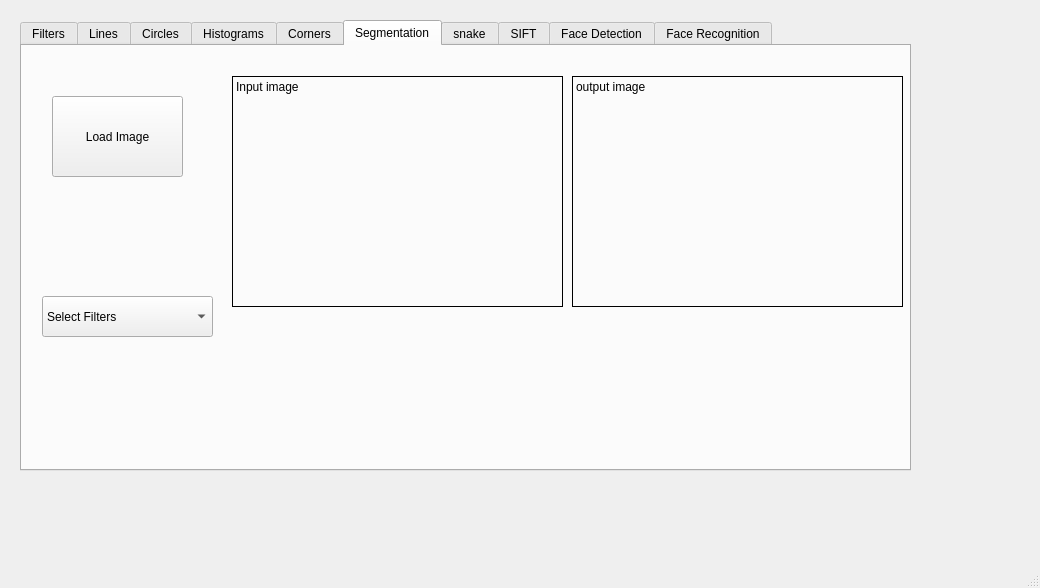
<?xml version="1.0" encoding="UTF-8"?>
<ui version="4.0">
 <class>MainWindow</class>
 <widget class="QMainWindow" name="MainWindow">
  <property name="geometry">
   <rect>
    <x>0</x>
    <y>0</y>
    <width>1040</width>
    <height>588</height>
   </rect>
  </property>
  <property name="windowTitle">
   <string>MainWindow</string>
  </property>
  <widget class="QWidget" name="centralwidget">
   <widget class="QWidget" name="gridLayoutWidget">
    <property name="geometry">
     <rect>
      <x>20</x>
      <y>20</y>
      <width>891</width>
      <height>451</height>
     </rect>
    </property>
    <layout class="QGridLayout" name="gridLayout">
     <item row="0" column="0">
      <widget class="QTabWidget" name="tabWidget">
       <property name="enabled">
        <bool>true</bool>
       </property>
       <property name="currentIndex">
        <number>5</number>
       </property>
       <widget class="QWidget" name="tab_filters">
        <attribute name="title">
         <string>Filters</string>
        </attribute>
        <widget class="QLabel" name="label_filters_input">
         <property name="geometry">
          <rect>
           <x>210</x>
           <y>30</y>
           <width>331</width>
           <height>231</height>
          </rect>
         </property>
         <property name="frameShape">
          <enum>QFrame::Box</enum>
         </property>
         <property name="text">
          <string>Input image</string>
         </property>
         <property name="alignment">
          <set>Qt::AlignLeading|Qt::AlignLeft|Qt::AlignTop</set>
         </property>
        </widget>
        <widget class="QLabel" name="label_filters_output">
         <property name="geometry">
          <rect>
           <x>550</x>
           <y>30</y>
           <width>331</width>
           <height>231</height>
          </rect>
         </property>
         <property name="frameShape">
          <enum>QFrame::Box</enum>
         </property>
         <property name="text">
          <string>Output image</string>
         </property>
         <property name="textFormat">
          <enum>Qt::PlainText</enum>
         </property>
         <property name="alignment">
          <set>Qt::AlignLeading|Qt::AlignLeft|Qt::AlignTop</set>
         </property>
        </widget>
        <widget class="QPushButton" name="pushButton_filters_load">
         <property name="geometry">
          <rect>
           <x>40</x>
           <y>110</y>
           <width>91</width>
           <height>51</height>
          </rect>
         </property>
         <property name="text">
          <string>Select Image</string>
         </property>
        </widget>
        <widget class="QLabel" name="label">
         <property name="geometry">
          <rect>
           <x>20</x>
           <y>190</y>
           <width>71</width>
           <height>21</height>
          </rect>
         </property>
         <property name="text">
          <string>Name:</string>
         </property>
        </widget>
        <widget class="QLabel" name="label_2">
         <property name="geometry">
          <rect>
           <x>20</x>
           <y>230</y>
           <width>71</width>
           <height>21</height>
          </rect>
         </property>
         <property name="text">
          <string>Size:</string>
         </property>
        </widget>
        <widget class="QGroupBox" name="groupBox">
         <property name="geometry">
          <rect>
           <x>30</x>
           <y>280</y>
           <width>751</width>
           <height>111</height>
          </rect>
         </property>
         <property name="title">
          <string>Filter Setting</string>
         </property>
         <widget class="QWidget" name="horizontalLayoutWidget">
          <property name="geometry">
           <rect>
            <x>20</x>
            <y>40</y>
            <width>311</width>
            <height>41</height>
           </rect>
          </property>
          <layout class="QHBoxLayout" name="horizontalLayout">
           <item>
            <widget class="QLabel" name="label_3">
             <property name="text">
              <string>Select Filter</string>
             </property>
            </widget>
           </item>
           <item>
            <widget class="QComboBox" name="comboBox">
             <property name="editable">
              <bool>true</bool>
             </property>
             <property name="currentText">
              <string>SELECT FILTER</string>
             </property>
             <item>
              <property name="text">
               <string>SELECT FILTER</string>
              </property>
             </item>
             <item>
              <property name="text">
               <string>PREWITT</string>
              </property>
             </item>
             <item>
              <property name="text">
               <string>SOBEL</string>
              </property>
             </item>
             <item>
              <property name="text">
               <string>LAPLACIAN</string>
              </property>
             </item>
             <item>
              <property name="text">
               <string>LOG</string>
              </property>
             </item>
             <item>
              <property name="text">
               <string>DOG</string>
              </property>
             </item>
             <item>
              <property name="text">
               <string>BOX</string>
              </property>
             </item>
             <item>
              <property name="text">
               <string>GAUSSIAAN</string>
              </property>
             </item>
             <item>
              <property name="text">
               <string>MEDIAN</string>
              </property>
             </item>
             <item>
              <property name="text">
               <string>SHARPENING</string>
              </property>
             </item>
             <item>
              <property name="text">
               <string>FT</string>
              </property>
             </item>
             <item>
              <property name="text">
               <string>ShiftedFT</string>
              </property>
             </item>
             <item>
              <property name="text">
               <string>No log ShiftedFT</string>
              </property>
             </item>
             <item>
              <property name="text">
               <string>LPF</string>
              </property>
             </item>
             <item>
              <property name="text">
               <string>HPF</string>
              </property>
             </item>
            </widget>
           </item>
          </layout>
         </widget>
         <widget class="QGroupBox" name="groupBox_2">
          <property name="geometry">
           <rect>
            <x>380</x>
            <y>30</y>
            <width>311</width>
            <height>71</height>
           </rect>
          </property>
          <property name="title">
           <string>Additional Parameters</string>
          </property>
         </widget>
        </widget>
        <widget class="QPushButton" name="Load_frequency_domain">
         <property name="geometry">
          <rect>
           <x>40</x>
           <y>30</y>
           <width>91</width>
           <height>61</height>
          </rect>
         </property>
         <property name="text">
          <string>Load image FT</string>
         </property>
        </widget>
       </widget>
       <widget class="QWidget" name="tab_lines">
        <attribute name="title">
         <string>Lines</string>
        </attribute>
        <widget class="QLabel" name="label_lines_input">
         <property name="geometry">
          <rect>
           <x>150</x>
           <y>30</y>
           <width>241</width>
           <height>171</height>
          </rect>
         </property>
         <property name="frameShape">
          <enum>QFrame::Box</enum>
         </property>
         <property name="text">
          <string>Input image</string>
         </property>
         <property name="alignment">
          <set>Qt::AlignLeading|Qt::AlignLeft|Qt::AlignTop</set>
         </property>
        </widget>
        <widget class="QLabel" name="label_4">
         <property name="geometry">
          <rect>
           <x>20</x>
           <y>310</y>
           <width>71</width>
           <height>21</height>
          </rect>
         </property>
         <property name="text">
          <string>Name:</string>
         </property>
        </widget>
        <widget class="QLabel" name="label_5">
         <property name="geometry">
          <rect>
           <x>30</x>
           <y>350</y>
           <width>71</width>
           <height>21</height>
          </rect>
         </property>
         <property name="text">
          <string>Size:</string>
         </property>
        </widget>
        <widget class="QPushButton" name="pushButton_lines_load">
         <property name="geometry">
          <rect>
           <x>10</x>
           <y>130</y>
           <width>121</width>
           <height>81</height>
          </rect>
         </property>
         <property name="text">
          <string>Load Image</string>
         </property>
        </widget>
        <widget class="QLabel" name="label_lines_hough">
         <property name="geometry">
          <rect>
           <x>150</x>
           <y>210</y>
           <width>561</width>
           <height>191</height>
          </rect>
         </property>
         <property name="frameShape">
          <enum>QFrame::Box</enum>
         </property>
         <property name="text">
          <string>Hough Space</string>
         </property>
         <property name="textFormat">
          <enum>Qt::PlainText</enum>
         </property>
         <property name="alignment">
          <set>Qt::AlignLeading|Qt::AlignLeft|Qt::AlignTop</set>
         </property>
        </widget>
        <widget class="QLabel" name="label_lines_input_2">
         <property name="geometry">
          <rect>
           <x>450</x>
           <y>30</y>
           <width>261</width>
           <height>171</height>
          </rect>
         </property>
         <property name="frameShape">
          <enum>QFrame::Box</enum>
         </property>
         <property name="text">
          <string>Image with significant lines</string>
         </property>
         <property name="alignment">
          <set>Qt::AlignLeading|Qt::AlignLeft|Qt::AlignTop</set>
         </property>
        </widget>
        <widget class="QPushButton" name="Convert">
         <property name="geometry">
          <rect>
           <x>20</x>
           <y>40</y>
           <width>93</width>
           <height>28</height>
          </rect>
         </property>
         <property name="text">
          <string>Convert To Gray</string>
         </property>
        </widget>
       </widget>
       <widget class="QWidget" name="tab_circles">
        <property name="enabled">
         <bool>true</bool>
        </property>
        <attribute name="title">
         <string>Circles</string>
        </attribute>
        <widget class="QPushButton" name="pushButton_circles_load">
         <property name="geometry">
          <rect>
           <x>50</x>
           <y>30</y>
           <width>121</width>
           <height>81</height>
          </rect>
         </property>
         <property name="text">
          <string>Load Image</string>
         </property>
        </widget>
        <widget class="QLabel" name="label_circles_input">
         <property name="geometry">
          <rect>
           <x>180</x>
           <y>30</y>
           <width>241</width>
           <height>171</height>
          </rect>
         </property>
         <property name="frameShape">
          <enum>QFrame::Box</enum>
         </property>
         <property name="text">
          <string>Input image</string>
         </property>
         <property name="alignment">
          <set>Qt::AlignLeading|Qt::AlignLeft|Qt::AlignTop</set>
         </property>
        </widget>
        <widget class="QLabel" name="label_circles_hough">
         <property name="geometry">
          <rect>
           <x>180</x>
           <y>210</y>
           <width>561</width>
           <height>191</height>
          </rect>
         </property>
         <property name="frameShape">
          <enum>QFrame::Box</enum>
         </property>
         <property name="text">
          <string>Hough Space</string>
         </property>
         <property name="textFormat">
          <enum>Qt::PlainText</enum>
         </property>
         <property name="alignment">
          <set>Qt::AlignLeading|Qt::AlignLeft|Qt::AlignTop</set>
         </property>
        </widget>
        <widget class="QLabel" name="label_6">
         <property name="geometry">
          <rect>
           <x>60</x>
           <y>140</y>
           <width>71</width>
           <height>21</height>
          </rect>
         </property>
         <property name="text">
          <string>Name:</string>
         </property>
        </widget>
        <widget class="QLabel" name="label_7">
         <property name="geometry">
          <rect>
           <x>60</x>
           <y>170</y>
           <width>71</width>
           <height>21</height>
          </rect>
         </property>
         <property name="text">
          <string>Size:</string>
         </property>
        </widget>
        <widget class="QLabel" name="label_circles_output">
         <property name="geometry">
          <rect>
           <x>480</x>
           <y>30</y>
           <width>261</width>
           <height>171</height>
          </rect>
         </property>
         <property name="frameShape">
          <enum>QFrame::Box</enum>
         </property>
         <property name="text">
          <string>Image with significant lines</string>
         </property>
         <property name="alignment">
          <set>Qt::AlignLeading|Qt::AlignLeft|Qt::AlignTop</set>
         </property>
        </widget>
       </widget>
       <widget class="QWidget" name="tab_histograms">
        <attribute name="title">
         <string>Histograms</string>
        </attribute>
        <widget class="QLabel" name="label_histograms_houtput">
         <property name="geometry">
          <rect>
           <x>520</x>
           <y>200</y>
           <width>261</width>
           <height>191</height>
          </rect>
         </property>
         <property name="frameShape">
          <enum>QFrame::Box</enum>
         </property>
         <property name="text">
          <string>Output Histogram</string>
         </property>
         <property name="textFormat">
          <enum>Qt::PlainText</enum>
         </property>
         <property name="alignment">
          <set>Qt::AlignLeading|Qt::AlignLeft|Qt::AlignTop</set>
         </property>
        </widget>
        <widget class="QPushButton" name="pushButton_histograms_load">
         <property name="geometry">
          <rect>
           <x>40</x>
           <y>20</y>
           <width>121</width>
           <height>81</height>
          </rect>
         </property>
         <property name="text">
          <string>Load image</string>
         </property>
        </widget>
        <widget class="QLabel" name="label_histograms_input">
         <property name="geometry">
          <rect>
           <x>270</x>
           <y>20</y>
           <width>241</width>
           <height>171</height>
          </rect>
         </property>
         <property name="frameShape">
          <enum>QFrame::Box</enum>
         </property>
         <property name="text">
          <string>Input image</string>
         </property>
         <property name="alignment">
          <set>Qt::AlignLeading|Qt::AlignLeft|Qt::AlignTop</set>
         </property>
        </widget>
        <widget class="QLabel" name="label_histograms_output">
         <property name="geometry">
          <rect>
           <x>520</x>
           <y>20</y>
           <width>261</width>
           <height>171</height>
          </rect>
         </property>
         <property name="frameShape">
          <enum>QFrame::Box</enum>
         </property>
         <property name="text">
          <string>Output image</string>
         </property>
         <property name="alignment">
          <set>Qt::AlignLeading|Qt::AlignLeft|Qt::AlignTop</set>
         </property>
        </widget>
        <widget class="QLabel" name="label_10">
         <property name="geometry">
          <rect>
           <x>50</x>
           <y>160</y>
           <width>71</width>
           <height>21</height>
          </rect>
         </property>
         <property name="text">
          <string>Size:</string>
         </property>
        </widget>
        <widget class="QLabel" name="label_11">
         <property name="geometry">
          <rect>
           <x>10</x>
           <y>100</y>
           <width>231</width>
           <height>41</height>
          </rect>
         </property>
         <property name="font">
          <font>
           <pointsize>10</pointsize>
           <weight>75</weight>
           <bold>true</bold>
          </font>
         </property>
         <property name="lineWidth">
          <number>5</number>
         </property>
         <property name="text">
          <string>Use gray scale image:ex. Kiri image </string>
         </property>
        </widget>
        <widget class="QLabel" name="label_histograms_hinput">
         <property name="geometry">
          <rect>
           <x>270</x>
           <y>200</y>
           <width>241</width>
           <height>191</height>
          </rect>
         </property>
         <property name="frameShape">
          <enum>QFrame::Box</enum>
         </property>
         <property name="text">
          <string>Input Histogram</string>
         </property>
         <property name="textFormat">
          <enum>Qt::PlainText</enum>
         </property>
         <property name="alignment">
          <set>Qt::AlignLeading|Qt::AlignLeft|Qt::AlignTop</set>
         </property>
        </widget>
        <widget class="QRadioButton" name="radioButton">
         <property name="geometry">
          <rect>
           <x>20</x>
           <y>220</y>
           <width>112</width>
           <height>23</height>
          </rect>
         </property>
         <property name="text">
          <string>Equalization</string>
         </property>
        </widget>
        <widget class="QRadioButton" name="radioButton_2">
         <property name="geometry">
          <rect>
           <x>130</x>
           <y>220</y>
           <width>112</width>
           <height>23</height>
          </rect>
         </property>
         <property name="text">
          <string>Matching</string>
         </property>
        </widget>
        <widget class="QPushButton" name="pushButton_histograms_load_target">
         <property name="geometry">
          <rect>
           <x>30</x>
           <y>280</y>
           <width>161</width>
           <height>71</height>
          </rect>
         </property>
         <property name="text">
          <string>Load target image</string>
         </property>
        </widget>
       </widget>
       <widget class="QWidget" name="tab_corners">
        <attribute name="title">
         <string>Corners</string>
        </attribute>
        <widget class="QPushButton" name="pushButton_corners_load">
         <property name="geometry">
          <rect>
           <x>30</x>
           <y>30</y>
           <width>121</width>
           <height>81</height>
          </rect>
         </property>
         <property name="text">
          <string>Load Image</string>
         </property>
        </widget>
        <widget class="QLabel" name="label_corners_input">
         <property name="geometry">
          <rect>
           <x>260</x>
           <y>30</y>
           <width>241</width>
           <height>171</height>
          </rect>
         </property>
         <property name="frameShape">
          <enum>QFrame::Box</enum>
         </property>
         <property name="text">
          <string>Image with significant lines</string>
         </property>
         <property name="alignment">
          <set>Qt::AlignLeading|Qt::AlignLeft|Qt::AlignTop</set>
         </property>
        </widget>
        <widget class="QLabel" name="label_corners_edge">
         <property name="geometry">
          <rect>
           <x>260</x>
           <y>210</y>
           <width>241</width>
           <height>191</height>
          </rect>
         </property>
         <property name="frameShape">
          <enum>QFrame::Box</enum>
         </property>
         <property name="text">
          <string>Edge Image</string>
         </property>
         <property name="textFormat">
          <enum>Qt::PlainText</enum>
         </property>
         <property name="alignment">
          <set>Qt::AlignLeading|Qt::AlignLeft|Qt::AlignTop</set>
         </property>
        </widget>
        <widget class="QLabel" name="label_8">
         <property name="geometry">
          <rect>
           <x>40</x>
           <y>140</y>
           <width>71</width>
           <height>21</height>
          </rect>
         </property>
         <property name="text">
          <string>Name:</string>
         </property>
        </widget>
        <widget class="QLabel" name="label_9">
         <property name="geometry">
          <rect>
           <x>40</x>
           <y>170</y>
           <width>71</width>
           <height>21</height>
          </rect>
         </property>
         <property name="text">
          <string>Size:</string>
         </property>
        </widget>
        <widget class="QLabel" name="label_corners_corners_output">
         <property name="geometry">
          <rect>
           <x>510</x>
           <y>30</y>
           <width>261</width>
           <height>171</height>
          </rect>
         </property>
         <property name="frameShape">
          <enum>QFrame::Box</enum>
         </property>
         <property name="text">
          <string>Image with significant corners</string>
         </property>
         <property name="alignment">
          <set>Qt::AlignLeading|Qt::AlignLeft|Qt::AlignTop</set>
         </property>
        </widget>
        <widget class="QLabel" name="label_corners_corners">
         <property name="geometry">
          <rect>
           <x>510</x>
           <y>210</y>
           <width>261</width>
           <height>191</height>
          </rect>
         </property>
         <property name="frameShape">
          <enum>QFrame::Box</enum>
         </property>
         <property name="text">
          <string>Corner Image</string>
         </property>
         <property name="textFormat">
          <enum>Qt::PlainText</enum>
         </property>
         <property name="alignment">
          <set>Qt::AlignLeading|Qt::AlignLeft|Qt::AlignTop</set>
         </property>
        </widget>
       </widget>
       <widget class="QWidget" name="tab_segmentation">
        <attribute name="title">
         <string>Segmentation</string>
        </attribute>
        <widget class="QPushButton" name="LoadImage">
         <property name="geometry">
          <rect>
           <x>30</x>
           <y>50</y>
           <width>131</width>
           <height>81</height>
          </rect>
         </property>
         <property name="text">
          <string>Load Image</string>
         </property>
        </widget>
        <widget class="QComboBox" name="comboBox_3">
         <property name="geometry">
          <rect>
           <x>20</x>
           <y>250</y>
           <width>171</width>
           <height>41</height>
          </rect>
         </property>
         <item>
          <property name="text">
           <string>Select Filters</string>
          </property>
         </item>
         <item>
          <property name="text">
           <string>Region Growing</string>
          </property>
         </item>
         <item>
          <property name="text">
           <string>Kmeans</string>
          </property>
         </item>
         <item>
          <property name="text">
           <string>Mean Shift</string>
          </property>
         </item>
        </widget>
        <widget class="QLabel" name="label_15">
         <property name="geometry">
          <rect>
           <x>210</x>
           <y>30</y>
           <width>331</width>
           <height>231</height>
          </rect>
         </property>
         <property name="frameShape">
          <enum>QFrame::Box</enum>
         </property>
         <property name="text">
          <string>Input image</string>
         </property>
         <property name="alignment">
          <set>Qt::AlignLeading|Qt::AlignLeft|Qt::AlignTop</set>
         </property>
        </widget>
        <widget class="QLabel" name="label_16">
         <property name="geometry">
          <rect>
           <x>550</x>
           <y>30</y>
           <width>331</width>
           <height>231</height>
          </rect>
         </property>
         <property name="frameShape">
          <enum>QFrame::Box</enum>
         </property>
         <property name="text">
          <string>output image</string>
         </property>
         <property name="alignment">
          <set>Qt::AlignLeading|Qt::AlignLeft|Qt::AlignTop</set>
         </property>
        </widget>
       </widget>
       <widget class="QWidget" name="snake">
        <attribute name="title">
         <string>snake</string>
        </attribute>
        <widget class="QLabel" name="label_snake_image">
         <property name="geometry">
          <rect>
           <x>146</x>
           <y>72</y>
           <width>341</width>
           <height>221</height>
          </rect>
         </property>
         <property name="frameShape">
          <enum>QFrame::Box</enum>
         </property>
         <property name="text">
          <string>image </string>
         </property>
         <property name="alignment">
          <set>Qt::AlignLeading|Qt::AlignLeft|Qt::AlignTop</set>
         </property>
        </widget>
        <widget class="QPushButton" name="pushButton_snake_load">
         <property name="geometry">
          <rect>
           <x>214</x>
           <y>332</y>
           <width>91</width>
           <height>41</height>
          </rect>
         </property>
         <property name="text">
          <string>select image </string>
         </property>
        </widget>
        <widget class="QLineEdit" name="gamma">
         <property name="geometry">
          <rect>
           <x>600</x>
           <y>330</y>
           <width>113</width>
           <height>20</height>
          </rect>
         </property>
        </widget>
        <widget class="QLineEdit" name="alpha">
         <property name="geometry">
          <rect>
           <x>330</x>
           <y>330</y>
           <width>113</width>
           <height>20</height>
          </rect>
         </property>
        </widget>
        <widget class="QPushButton" name="pushButton_start">
         <property name="geometry">
          <rect>
           <x>460</x>
           <y>390</y>
           <width>75</width>
           <height>23</height>
          </rect>
         </property>
         <property name="text">
          <string>start</string>
         </property>
        </widget>
        <widget class="QLineEdit" name="beta">
         <property name="geometry">
          <rect>
           <x>470</x>
           <y>330</y>
           <width>113</width>
           <height>20</height>
          </rect>
         </property>
        </widget>
        <widget class="QLabel" name="label_12">
         <property name="geometry">
          <rect>
           <x>330</x>
           <y>310</y>
           <width>47</width>
           <height>13</height>
          </rect>
         </property>
         <property name="text">
          <string>alpha</string>
         </property>
        </widget>
        <widget class="QLabel" name="label_13">
         <property name="geometry">
          <rect>
           <x>470</x>
           <y>310</y>
           <width>47</width>
           <height>13</height>
          </rect>
         </property>
         <property name="text">
          <string>beta</string>
         </property>
        </widget>
        <widget class="QLabel" name="label_14">
         <property name="geometry">
          <rect>
           <x>600</x>
           <y>310</y>
           <width>47</width>
           <height>13</height>
          </rect>
         </property>
         <property name="text">
          <string>gamma</string>
         </property>
        </widget>
       </widget>
       <widget class="QWidget" name="tab_SIFT">
        <attribute name="title">
         <string>SIFT</string>
        </attribute>
       </widget>
       <widget class="QWidget" name="tab_face_detection">
        <attribute name="title">
         <string>Face Detection</string>
        </attribute>
       </widget>
       <widget class="QWidget" name="tab">
        <attribute name="title">
         <string>Face Recognition</string>
        </attribute>
       </widget>
      </widget>
     </item>
    </layout>
   </widget>
  </widget>
  <widget class="QMenuBar" name="menubar">
   <property name="geometry">
    <rect>
     <x>0</x>
     <y>0</y>
     <width>1040</width>
     <height>21</height>
    </rect>
   </property>
  </widget>
  <widget class="QStatusBar" name="statusbar"/>
 </widget>
 <resources/>
 <connections/>
</ui>
